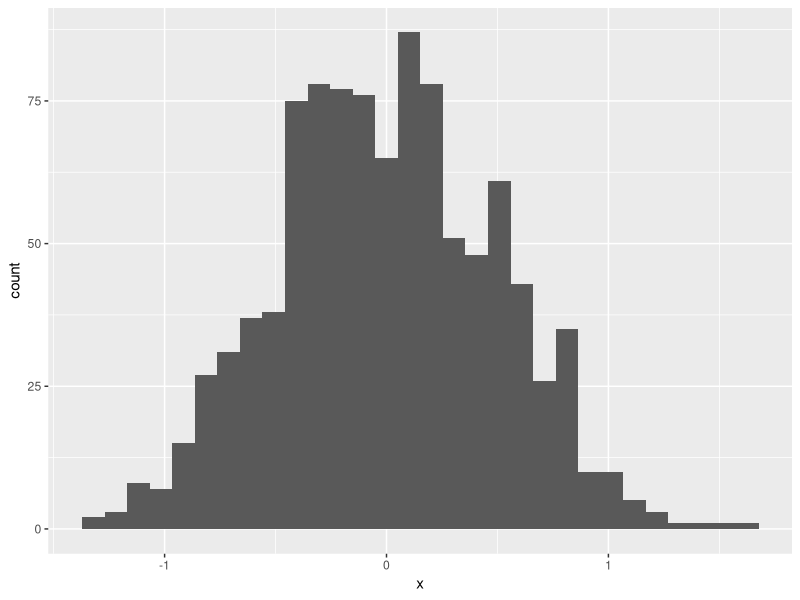
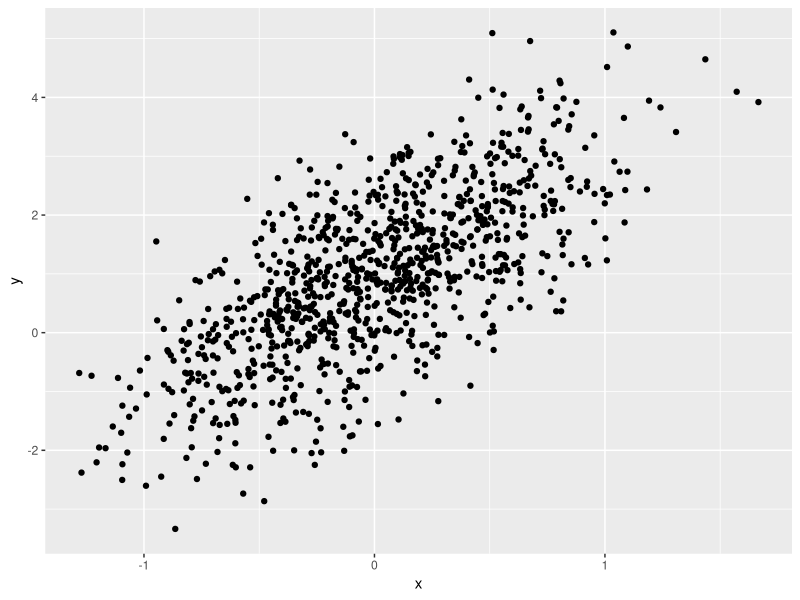
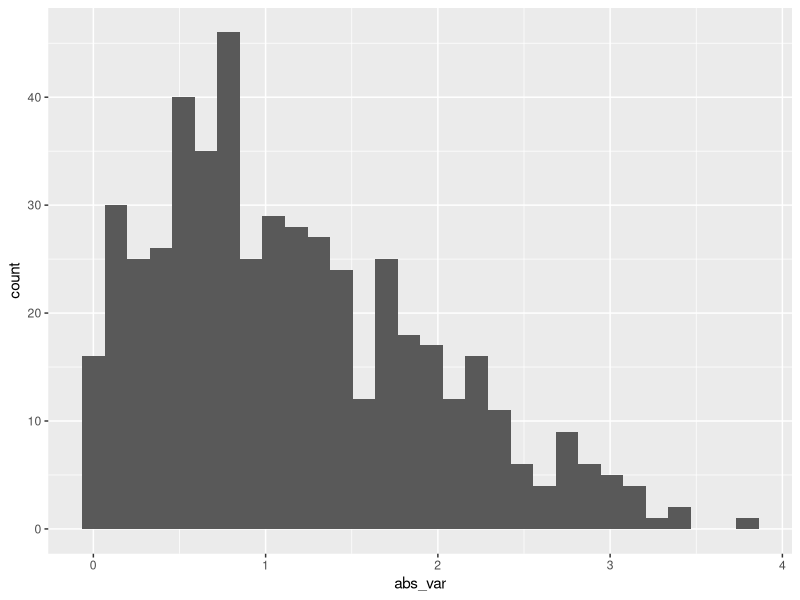

Source code (R) for these figures, in order:
## ---- chunk 1
#{r echo=F, message=F, eval=F}
#echo is for the code chunk if true, the code chunk show up, false then the chunk will not show up.message is for the lack of function, eval can make specific code chunk not running but you will get an error. So be careful in these parts
library(tidyverse)

## ---- chunk 2
samp = rnorm(100) #this samples from a normal distribution
length(samp)
## ---- chunk 3

plot_df=
  tibble(
    x= rnorm(1000,sd=0.5),
    y=1+2*x + rnorm(1000)
  ) 

head(plot_df)


## ---- chunk 4
#當你在tool->global option 那裡把R markdown裡面的show output inline取消後，圖會顯示在右側的plot，你可以從這裡下載圖
ggplot(plot_df, aes(x=x)) + geom_histogram()
ggplot(plot_df,aes(x=x ,y=y)) + geom_point()
## ---- chunk 5
#注意每次寫完markdown之後，一定要先反選代碼跑一遍，確認console有跑代碼之後再進行下一步
la_df = tibble(
  num_var =rnorm(n=500, mean=1),
  log_var = num_var>0,
  abs_var = abs(num_var)
)

head(la_df)
#永遠記得，當你希望在console或者markdown中展示結果的時候一定要使用：head（展示前6行）或tail（展示後4行）或者print（會顯示“所有”的數據結果）


#這裡記得你的plot要改名字，x軸也變了
ggplot(la_df, aes(x=abs_var )) + geom_histogram()
